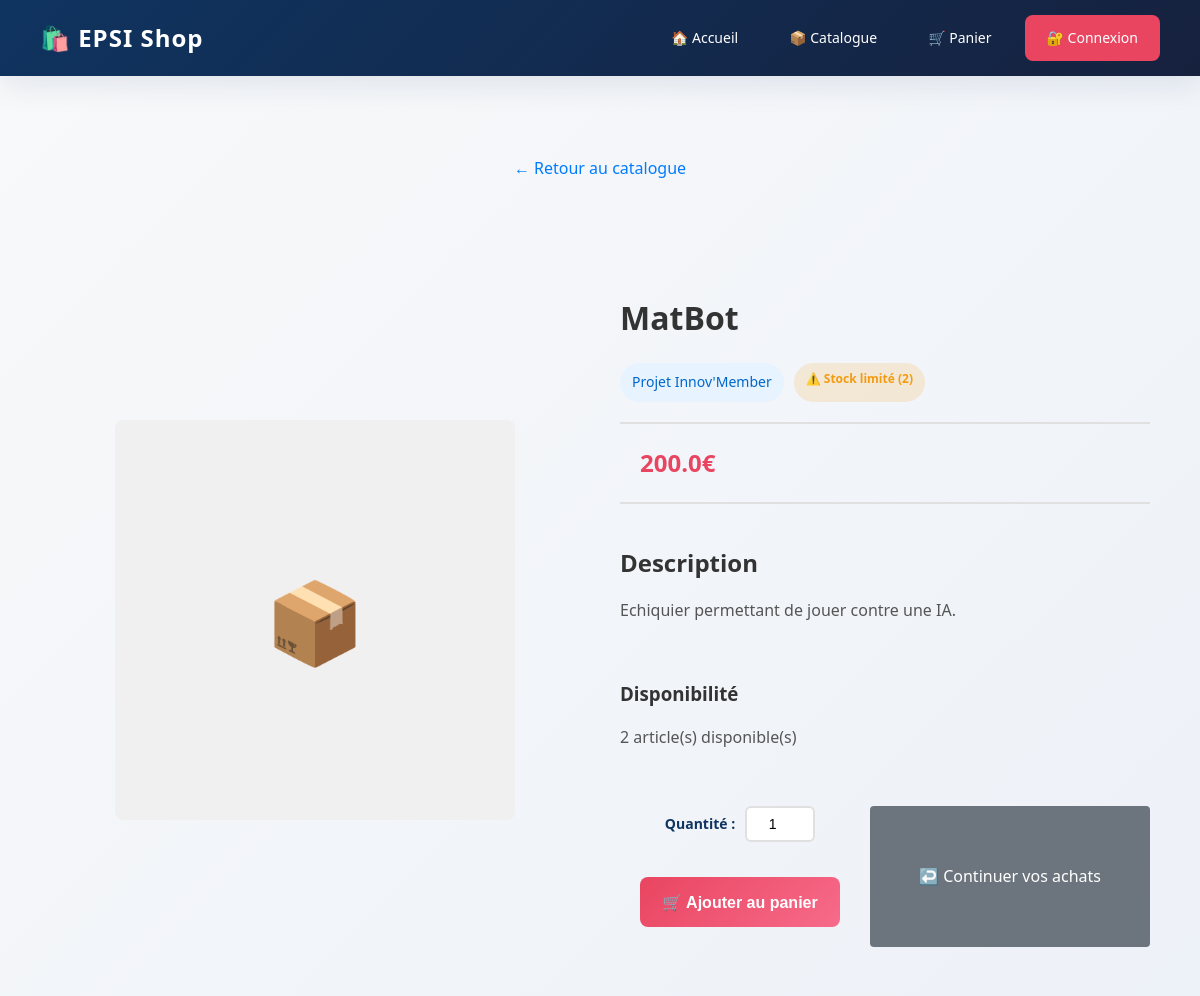
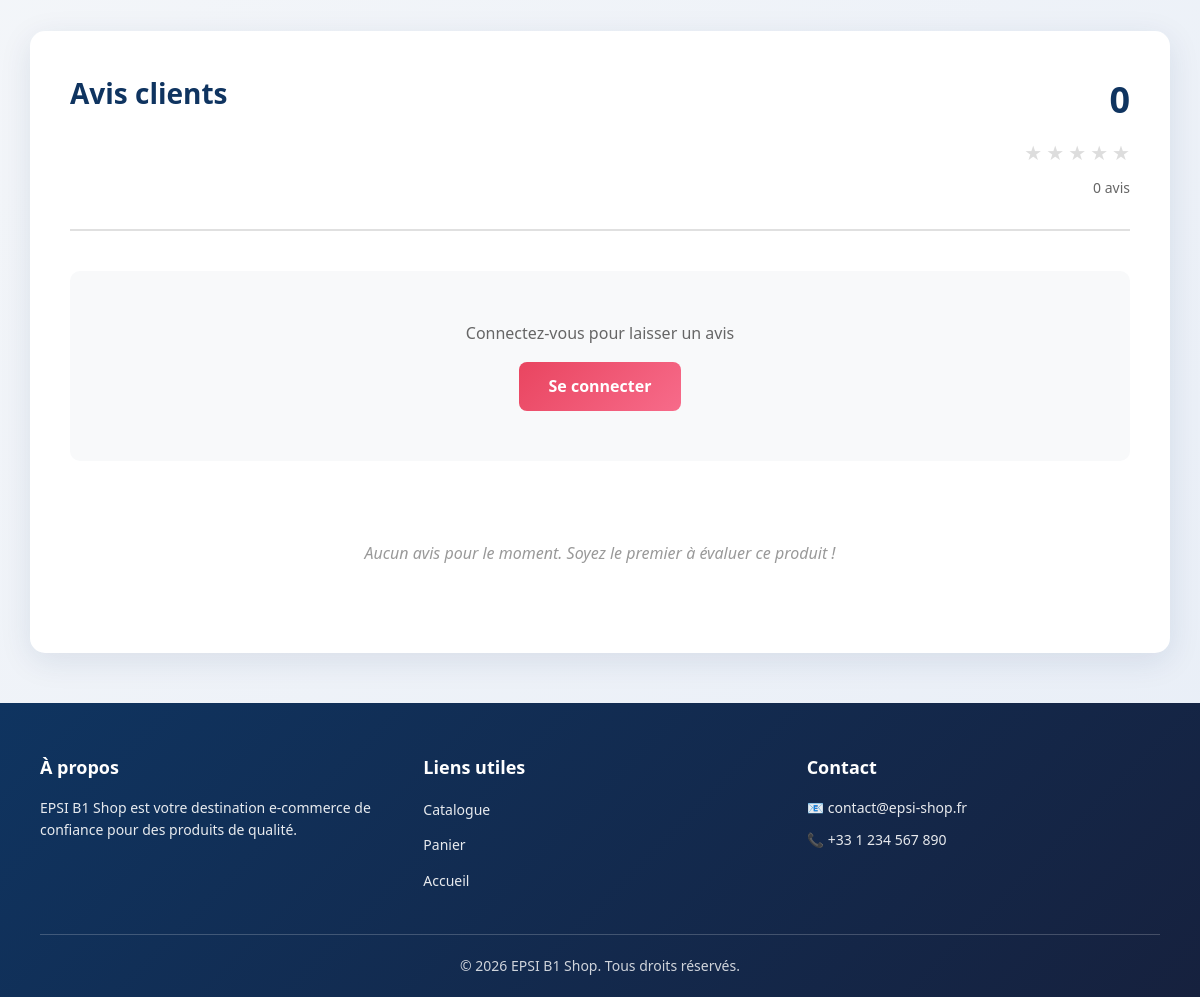
The page /produit/1 on the database as committed earlier (2 pictures, top to bottom).
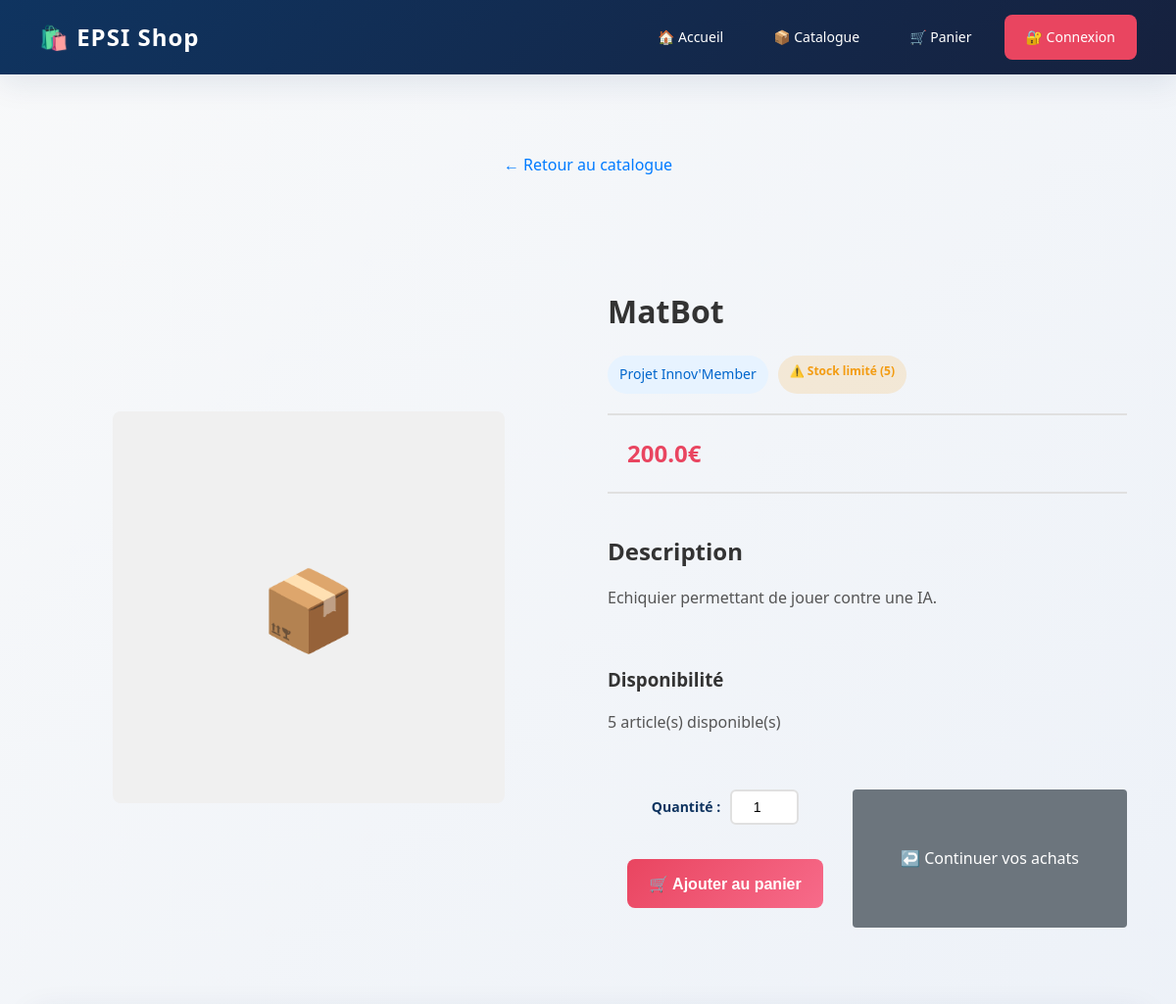
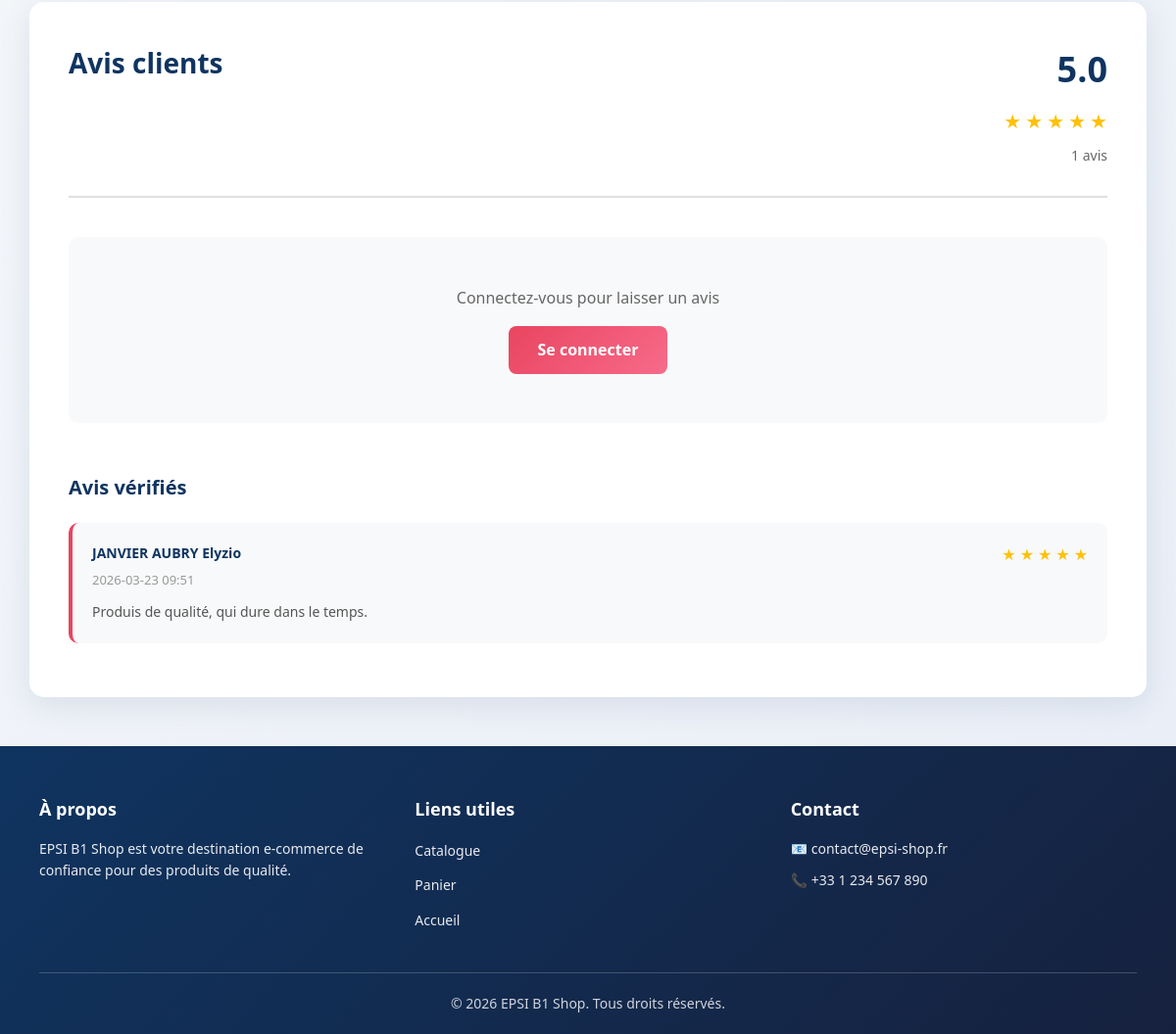
The same page on the database as committed later (2 pictures, top to bottom).
### tables this page shows
CREATE TABLE produits (
                id INTEGER PRIMARY KEY AUTOINCREMENT,
                nom TEXT NOT NULL,
                prix REAL NOT NULL,
                description TEXT,
                categorie TEXT,
                stock INTEGER DEFAULT 10
            );

CREATE TABLE avis (
                    id INTEGER PRIMARY KEY AUTOINCREMENT,
                    produit_id INTEGER NOT NULL,
                    utilisateur_id INTEGER,
                    utilisateur_nom TEXT,
                    note INTEGER NOT NULL,
                    commentaire TEXT,
                    date TEXT,
                    FOREIGN KEY (produit_id) REFERENCES produits(id),
                    FOREIGN KEY (utilisateur_id) REFERENCES utilisateurs(id)
                );

### app.py (the view)
@app.route('/produit/<int:produit_id>')
def produit(produit_id):
    produit = db.get_produit(produit_id)
    if not produit:
        return redirect('/catalogue')
    avis = db.get_avis_produit(produit_id)
    moyenne_note = db.get_moyenne_note_produit(produit_id)
    nombre_avis = db.get_nombre_avis_produit(produit_id)
    return render_template('produit.html', produit=produit, avis=avis, moyenne_note=moyenne_note, nombre_avis=nombre_avis)

### database.py (called while the page is built)
    def get_connexion(self):
        conn = sqlite3.connect(self.dbname, timeout=10)
        conn.row_factory = sqlite3.Row
        conn.execute('PRAGMA journal_mode=WAL')
        return conn

    def get_produit(self, id):
        conn = self.get_connexion()
        try:
            produit = conn.execute('SELECT * FROM produits WHERE id=?', (id,)).fetchone()
        finally:
            conn.close()
        return produit

    def get_avis_produit(self, produit_id):
        conn = self.get_connexion()
        try:
            avis = conn.execute(
                'SELECT * FROM avis WHERE produit_id=? ORDER BY date DESC',
                (produit_id,)
            ).fetchall()
        finally:
            conn.close()
        return avis

    def get_moyenne_note_produit(self, produit_id):
        conn = self.get_connexion()
        try:
            result = conn.execute(
                'SELECT AVG(note) as moyenne FROM avis WHERE produit_id=?',
                (produit_id,)
            ).fetchone()
            moyenne = result['moyenne'] if result['moyenne'] else 0
        finally:
            conn.close()
        return round(moyenne, 1)

### templates/produit.html (shortened to what the changed rows need)
{% extends 'base.html' %}
{% block content %}
<div class="produit-detail">
    <div class="product-detail-container">
        <div class="product-details">
            <h1>{{ produit.nom }}</h1>
            <div class="product-meta">
                <span class="categorie-badge">{{ produit.categorie }}</span>
                <span class="stock-badge {% if produit.stock > 10 %}in-stock{% elif produit.stock > 0 %}low-stock{% else %}out-stock{% endif %}">
                    {% if produit.stock > 10 %}
                        ✅ En stock
                    {% elif produit.stock > 0 %}
                        ⚠️ Stock limité ({{ produit.stock }})
                    {% else %}
                        ❌ Rupture de stock
                    {% endif %}
                </span>
            </div>
            <div class="price-section">
                <p class="product-price">{{ produit.prix }}€</p>
            </div>
            <div class="description-section">
                <h2>Description</h2>
                <p>{{ produit.description }}</p>
            </div>
            <div class="stock-section">
                <h3>Disponibilité</h3>
                <p>{{ produit.stock }} article(s) disponible(s)</p>
            </div>
            <div class="action-buttons">
                {% if produit.stock > 0 %}
                    <form method="POST" action="/ajouter_au_panier/{{ produit.id }}" class="add-to-cart-form-detail">
                    </form>
                {% else %}
                    <button class="btn-add-cart btn-large" disabled>
                        ❌ Rupture de stock
                    </button>
                {% endif %}
                <a href="/catalogue" class="btn-product-continue">
                </a>
            </div>
        </div>
    </div>
</div>
<div class="reviews-section">
    <div class="reviews-header">
        <h2>Avis clients</h2>
        <div class="rating-summary">
            <div class="average-rating">
                <span class="rating-number">{{ moyenne_note }}</span>
                <div class="stars">
                    {% for i in range(5) %}
                        {% if i < moyenne_note|int %}
                            <span class="star filled">★</span>
                        {% elif i < moyenne_note %}
                            <span class="star half">★</span>
                        {% else %}
                            <span class="star empty">★</span>
                        {% endif %}
                    {% endfor %}
                </div>
                <span class="review-count">{{ nombre_avis }} avis</span>
            </div>
        </div>
    </div>
    <div class="reviews-list">
        {% if avis %}
            <h3>Avis vérifiés</h3>
            {% for review in avis %}
                <div class="review-card">
                    <div class="review-header">
                        <div class="reviewer-info">
                            <span class="reviewer-name">{{ review.utilisateur_nom }}</span>
                            <span class="review-date">{{ review.date }}</span>
                        </div>
                        <div class="review-stars">
                            {% for i in range(5) %}
                                {% if i < review.note %}
                                    <span class="star filled">★</span>
                                {% else %}
                                    <span class="star empty">★</span>
                                {% endif %}
                            {% endfor %}
                        </div>
                    </div>
                    {% if review.commentaire %}
                        <p class="review-text">{{ review.commentaire }}</p>
                    {% endif %}
                </div>
            {% endfor %}
        {% else %}
            <p class="no-reviews">Aucun avis pour le moment. Soyez le premier à évaluer ce produit !</p>
        {% endif %}
    </div>
</div>
{% endblock %}

Rows that differ between the two databases and show on the page:
changed produits "MatBot": stock "2" → "5"
added avis: utilisateur_nom "JANVIER AUBRY Elyzio", date "2026-03-23 09:51", note 5 (drawn), commentaire "Produis de qualité, qui dure dans le temps."
Other text that changed with them:
{{ moyenne_note }}: "0" → "5.0"
{{ nombre_avis }}: "0" → "1"
text no longer shown: "Aucun avis pour le moment. Soyez le premier à évaluer ce produit !"
text now shown: "Avis vérifiés"
